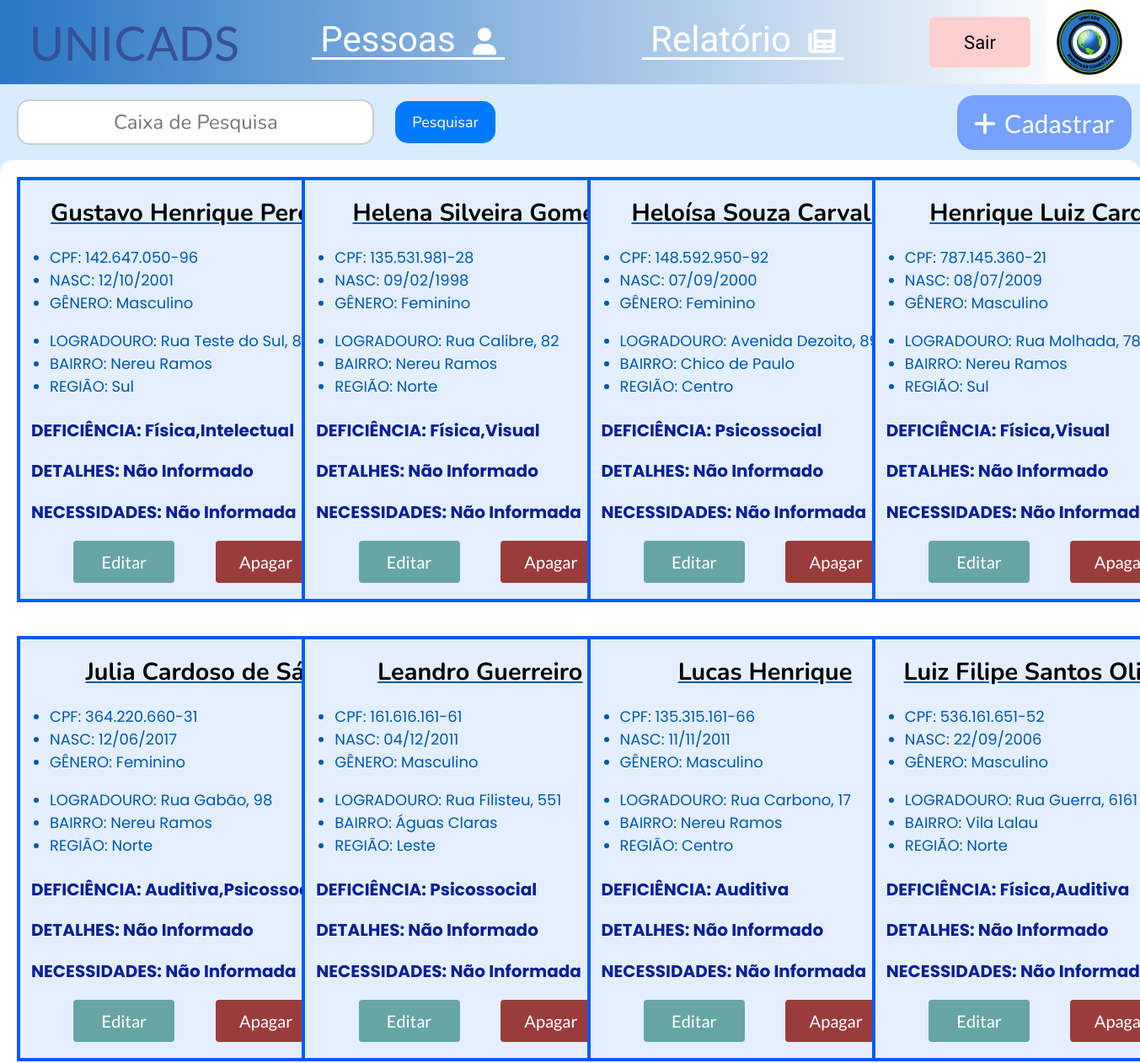
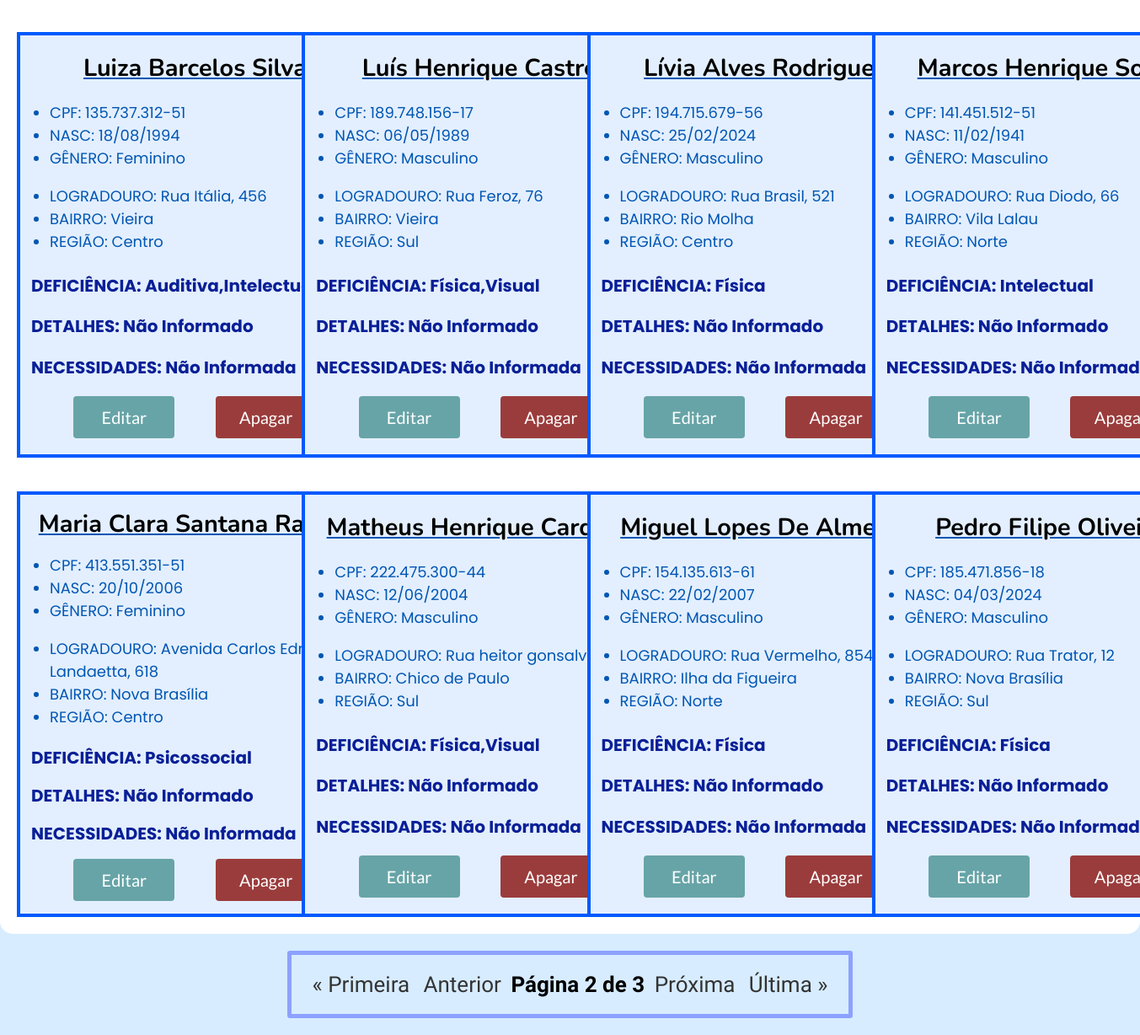
The app's page /pessoas/?pagina=2 (signed in) with its own data (2 pictures, top to bottom).
### base/models.py (models this page shows, shortened)
class Pessoa(models.Model):
    nome =  models.CharField(max_length=200, blank=False, null=False)
    cpf = models.CharField(max_length=20)
    data_nasc = models.DateField()
    genero = models.CharField(
        max_length=10,
        choices=[
        ('Masculino', 'Masculino'),
        ('Feminino', 'Feminino'),
    ],
        default='Não informado',
    )
    endereco = models.ForeignKey(Endereco, on_delete=models.SET_NULL, null=True, default=None)
    deficiencias = models.CharField(max_length=100,default='')
    detalhes = models.CharField(max_length=300, default='Não Fornecido')
    necessidades = models.CharField(max_length=300, default='Não Fornecida')

class Endereco(models.Model):
    BAIRROS_CHOICES = [
        ('Água Verde', 'Água Verde'),
        ('Águas Claras', 'Águas Claras'),
        ('Amizade', 'Amizade'),
        ('Barra do Rio Cerro', 'Barra do Rio Cerro'),
        ('Barra do Rio Molha', 'Barra do Rio Molha'),
        ('Boa Vista', 'Boa Vista'),
        ('Braço Ribeirão Cavalo', 'Braço Ribeirão Cavalo'),
        ('Centenário', 'Centenário'),
        ('Centro', 'Centro'),
        ('Chico de Paulo', 'Chico de Paulo'),
        ('Czerniewicz', 'Czerniewicz'),
        ('Estrada Nova', 'Estrada Nova'),
        ('Ilha da Figueira', 'Ilha da Figueira'),
        ('Jaraguá 84', 'Jaraguá 84'),
        ('Jaraguá 99', 'Jaraguá 99'),
        ('Jaraguá Esquerdo', 'Jaraguá Esquerdo'),
        ('João Pessoa', 'João Pessoa'),
        ('Nereu Ramos', 'Nereu Ramos'),
        ('Nova Brasília', 'Nova Brasília'),
        ('Parque Malwee', 'Parque Malwee'),
        ('Rau', 'Rau'),
        ('Ribeirão Cavalo', 'Ribeirão Cavalo'),
        ('Rio Cerro I', 'Rio Cerro I'),
        ('Rio Cerro II', 'Rio Cerro II'),
        ('Rio da Luz', 'Rio da Luz'),
        ('Rio Molha', 'Rio Molha'),
        ('Santa Luzia', 'Santa Luzia'),
        ('Santo Antônio', 'Santo Antônio'),
        ('São Luís', 'São Luís'),
        ('Tifa Martins', 'Tifa Martins'),
        ('Tifa Monos', 'Tifa Monos'),
        ('Três Rios do Norte', 'Três Rios do Norte'),
        ('Três Rios do Sul', 'Três Rios do Sul'),
        ('Vieira', 'Vieira'),
        ('Vila Baependi', 'Vila Baependi'),
        ('Vila Lalau', 'Vila Lalau'),
        ('Vila Lenzi', 'Vila Lenzi'),
        ('Vila Nova', 'Vila Nova'),
    ]
    logradouro = models.CharField(max_length=200)
    bairro = models.CharField(max_length=100,
                                choices=BAIRROS_CHOICES, default='Não Informado')
    regiao = models.CharField(max_length=100)

### base/views.py (the view, shortened to what this page needs)
# urls.py: path('pessoas/', views.pessoas, name='pessoas'),
@login_required(login_url="login/")
def pessoas(request):
    pessoas_list = Pessoa.objects.all().order_by('nome')
    pesquisa = request.GET.get('pesquisa')
    paginator = Paginator(pessoas_list, 16)
    pagina = request.GET.get('pagina')
    try:
        pessoas = paginator.page(pagina)
    except PageNotAnInteger:
        pessoas = paginator.page(1)
    except EmptyPage:
        pessoas = paginator.page(paginator.num_pages)
    for pessoa in pessoas:
        data_nasc_formatada = pessoa.data_nasc.strftime('%d/%m/%Y')
        pessoa.data_nasc = datetime.strptime(data_nasc_formatada, '%d/%m/%Y')
    return render(request, 'pessoas.html', {'pessoas': pessoas})

### base/templates/pessoas.html (shortened to what this page needs)
{% extends "base.html" %}
{% load static %}
{% block css %}
{% static 'css/pessoas.css' %}
{% endblock %}
{% block conteudo %}
<link rel="stylesheet" href="https://cdnjs.cloudflare.com/ajax/libs/font-awesome/6.0.0-beta3/css/all.min.css" />
<main>
  <div class="cima">
    <form method="get" class="caixa-de-pesquisa">
      <div class="caixa">
        <input type="text" name="pesquisa" id="id_pesquisa" autocomplete="off" placeholder="Caixa de Pesquisa" />
      </div>
      <div class="botao">
        <button type="submit" class="btn">Pesquisar</button>
      </div>
    </form>
    <div class="cadastrar">
      <form action="{% url 'cadastro' %}">
        <button class="cadastro" type="submit">
          <i class="fas fa-plus"></i>Cadastrar
        </button>
      </form>
    </div>
  </div>
  <div class="conteudo">
    {% for pessoa in pessoas %}
    <div class="pessoa">
      <h1 class="nome">{{ pessoa.nome }}</h1>
      <ul>
        <li>CPF: {{ pessoa.cpf }}</li>
        <li>NASC: {{ pessoa.data_nasc|date:"d/m/Y" }}</li>
        {% if pessoa.genero == 'Masculino' %}
        <li>GÊNERO: Masculino</li>
        {% else %}
        <li>GÊNERO: Feminino</li>
        {% endif %}
        <br />
        <li>LOGRADOURO: {{ pessoa.endereco.logradouro }}</li>
        <li>BAIRRO: {{ pessoa.endereco.bairro }}</li>
        <li>REGIÃO: {{ pessoa.endereco.regiao }}</li>
      </ul>
      <p class="deficiencia">DEFICIÊNCIA: {{ pessoa.deficiencias }}</p>
      {% if pessoa.detalhes %}
      <p class="detalhes">DETALHES: {{ pessoa.detalhes }}</p>
      {% else %}
      <p class="detalhes">DETALHES: Não Informado</p>
      {% endif %} {% if pessoa.necessidades %}
      <p class="necessidades">NECESSIDADES: {{ pessoa.necessidades }}</p>
      {% else %}
      <p class="necessidades">NECESSIDADES: Não Informada</p>
      {% endif %}
      <div class="botoes">
        <form method="GET" action="{% url 'editar' pessoa.id %}">
          <button class="editar">Editar</button>
        </form>
        <form method="POST" action="{% url 'apagar' pessoa.id %}">
          <button type="submit" onclick="return confirm('Tem certeza que deseja apagar esta pessoa?')" class="apagar">
            Apagar
          </button>
        </form>
      </div>
    </div>
    {% endfor %}
  </div>
  <div class="paginas">
    <span class="links">
      {% if pessoas.has_previous %}
      <a href="?pagina=1">&laquo; Primeira</a>
      <a href="?pagina={{ pessoas.previous_page_number }}">Anterior</a>
      {% endif %}
      <span class="atual">
        Página {{ pessoas.number }} de {{ pessoas.paginator.num_pages }}
      </span>
      {% if pessoas.has_next %}
      <a href="?pagina={{ pessoas.next_page_number }}">Próxima</a>
      <a href="?pagina={{ pessoas.paginator.num_pages }}">Última &raquo;</a>
      {% endif %}
    </span>
  </div>
</main>
{% endblock %}

### static/css/pessoas.css (style rules this page uses)
main { display: flex; flex-direction: column; align-items: center; }
.cima { width: 97%; display: flex; align-items: center; justify-content: space-between; margin-top: 10px; }
.cadastro { width: 100%; padding: 15px; height: 65px; margin-left: 10px; font-size: 30px; font-family: 'Lato'; background-color: rgb(117, 161, 255); color: #fff; border: none; border-radius: 20px; cursor: pointer; transition: background 0.3s ease; }
.cadastro i { margin-right: 10px; }
.caixa-de-pesquisa { width: fit-content; height: 70px; margin-right: 30px; display: flex; align-items: center; justify-content: flex-end; }
.caixa { display: flex; justify-content: center; align-items: center; margin-right: 15px; }
.caixa input[type="text"] { text-align: center; height: 30px; width: 400px; padding: 10px; border: 2px solid #ccc; border-radius: 15px; font-size: 24px; font-family: 'Nunito'; outline: none; }
.botao button { height: 50px; margin-left: 10px; padding: 0 20px; background-color: #007bff; color: #fff; border: none; border-radius: 15px; font-size: 18px; font-family: 'Nunito'; cursor: pointer; transition: background-color 0.3s ease; }
.conteudo { display: grid; grid-template-rows: repeat(4, minmax(0, 1fr)); grid-template-columns: repeat(4, minmax(0, 1fr)); margin-top: 10px; width: fit-content; background-color: #ffffff; border-radius: 15px; }
.pessoa { display: flex; flex-direction: column; justify-content: space-evenly; margin: 20px; padding: 15px; min-width: 385px; max-width: 385px; min-height: 200px; background-color: #e3efff; border: 4px solid rgb(0, 89, 255); }
.pessoa h1 { word-wrap: break-word; text-align: center; margin-bottom: 0px; margin-top: 0px; text-decoration: #0056b3 underline; font-family: 'Nunito'; font-size: 180%; }
.pessoa li { margin-left: -20px; font-size: 18px; font-family: 'Poppins'; color: #0056b3; }
.pessoa ul { margin-bottom: 0px; }
.deficiencia, .necessidades, .detalhes { word-wrap: break-word; margin-top: 20px; margin-left: -2px; margin-bottom: -5px; font-size: 20px; font-weight: bold; text-justify: auto; font-family: 'Poppins'; color: rgb(9, 31, 151); }
.botoes { display: flex; justify-content: space-evenly; align-content: center; }
.editar, .apagar { margin-top: 20px; width: 120px; height: 50px; font-family: 'Lato'; font-size: 20px; color: #fff; border: none; border-radius: 4px; cursor: pointer; transition: background 0.3s ease; }
.editar { background-color: rgb(103, 164, 167); }
.apagar { background-color: rgb(155, 60, 60); }
.paginas { padding: 20px; text-align: center; }
.links { display: inline-block; border: 5px solid #8da1ff; padding: 20px; border-radius: 3px; font-family: 'Quicksand'; font-size: 26px; }
.links a { padding: 5px; color: #333; text-decoration: none; border-radius: 10px; transition: all 0.5s ease; }
.atual { font-weight: bold; }

### base/templates/base.html (style rules this page uses)
body { margin: 0; padding: 0; min-height: 900px; min-width: fit-content; background-color: rgb(215, 236, 255); }

### records on screen
Pessoa: nome "Gustavo Henrique Pereira", cpf "142.647.050-96", data_nasc "12/10/2001", genero "GÊNERO: Masculino", endereco.logradouro "Rua Teste do Sul, 899", endereco.bairro "Nereu Ramos", endereco.regiao "Sul", deficiencias "Física,Intelectual", detalhes "DETALHES: Não Informado", necessidades "NECESSIDADES: Não Informada"
Pessoa: nome "Helena Silveira Gomes", cpf "135.531.981-28", data_nasc "09/02/1998", genero "GÊNERO: Feminino", endereco.logradouro "Rua Calibre, 82", endereco.bairro "Nereu Ramos", endereco.regiao "Norte", deficiencias "Física,Visual", detalhes "DETALHES: Não Informado", necessidades "NECESSIDADES: Não Informada"
Pessoa: nome "Heloísa Souza Carvalho", cpf "148.592.950-92", data_nasc "07/09/2000", genero "GÊNERO: Feminino", endereco.logradouro "Avenida Dezoito, 892", endereco.bairro "Chico de Paulo", endereco.regiao "Centro", deficiencias "Psicossocial", detalhes "DETALHES: Não Informado", necessidades "NECESSIDADES: Não Informada"
Pessoa: nome "Henrique Luiz…", cpf "787.145.360-21", data_nasc "08/07/2009", genero "GÊNERO: Masculino", endereco.logradouro "Rua Molhada, 78", endereco.bairro "Nereu Ramos", endereco.regiao "Sul", deficiencias "Física,Visual", detalhes "DETALHES: Não Informado", necessidades "NECESSIDADES: Não…"
Pessoa: nome "Julia Cardoso de Sá", cpf "364.220.660-31", data_nasc "12/06/2017", genero "GÊNERO: Feminino", endereco.logradouro "Rua Gabão, 98", endereco.bairro "Nereu Ramos", endereco.regiao "Norte", deficiencias "Auditiva,Psicossocial", detalhes "DETALHES: Não Informado", necessidades "NECESSIDADES: Não Informada"
Pessoa: nome "Leandro Guerreiro", cpf "161.616.161-61", data_nasc "04/12/2011", genero "GÊNERO: Masculino", endereco.logradouro "Rua Filisteu, 551", endereco.bairro "Águas Claras", endereco.regiao "Leste", deficiencias "Psicossocial", detalhes "DETALHES: Não Informado", necessidades "NECESSIDADES: Não Informada"
Pessoa: nome "Lucas Henrique", cpf "135.315.161-66", data_nasc "11/11/2011", genero "GÊNERO: Masculino", endereco.logradouro "Rua Carbono, 17", endereco.bairro "Nereu Ramos", endereco.regiao "Centro", deficiencias "Auditiva", detalhes "DETALHES: Não Informado", necessidades "NECESSIDADES: Não Informada"
Pessoa: nome "Luiz Filipe Santos…", cpf "536.161.651-52", data_nasc "22/09/2006", genero "GÊNERO: Masculino", endereco.logradouro "Rua Guerra, 6161", endereco.bairro "Vila Lalau", endereco.regiao "Norte", deficiencias "Física,Auditiva", detalhes "DETALHES: Não Informado", necessidades "NECESSIDADES: Não…"
Pessoa: nome "Luiza Barcelos Silva", cpf "135.737.312-51", data_nasc "18/08/1994", genero "GÊNERO: Feminino", endereco.logradouro "Rua Itália, 456", endereco.bairro "Vieira", endereco.regiao "Centro", deficiencias "Auditiva,Intelectual", detalhes "DETALHES: Não Informado", necessidades "NECESSIDADES: Não Informada"
Pessoa: nome "Luís Henrique Castro", cpf "189.748.156-17", data_nasc "06/05/1989", genero "GÊNERO: Masculino", endereco.logradouro "Rua Feroz, 76", endereco.bairro "Vieira", endereco.regiao "Sul", deficiencias "Física,Visual", detalhes "DETALHES: Não Informado", necessidades "NECESSIDADES: Não Informada"
Pessoa: nome "Lívia Alves Rodrigues", cpf "194.715.679-56", data_nasc "25/02/2024", genero "GÊNERO: Masculino", endereco.logradouro "Rua Brasil, 521", endereco.bairro "Rio Molha", endereco.regiao "Centro", deficiencias "Física", detalhes "DETALHES: Não Informado", necessidades "NECESSIDADES: Não Informada"
Pessoa: nome "Marcos Henrique…", cpf "141.451.512-51", data_nasc "11/02/1941", genero "GÊNERO: Masculino", endereco.logradouro "Rua Diodo, 66", endereco.bairro "Vila Lalau", endereco.regiao "Norte", deficiencias "Intelectual", detalhes "DETALHES: Não Informado", necessidades "NECESSIDADES: Não…"
Pessoa: nome "Maria Clara Santana Ramos", cpf "413.551.351-51", data_nasc "20/10/2006", genero "GÊNERO: Feminino", endereco.logradouro "Avenida Carlos Edmundo Landaetta, 618", endereco.bairro "Nova Brasília", endereco.regiao "Centro", deficiencias "Psicossocial", detalhes "DETALHES: Não Informado", necessidades "NECESSIDADES: Não Informada"
Pessoa: nome "Matheus Henrique Cardoso", cpf "222.475.300-44", data_nasc "12/06/2004", genero "GÊNERO: Masculino", endereco.logradouro "Rua heitor gonsalves, 455", endereco.bairro "Chico de Paulo", endereco.regiao "Sul", deficiencias "Física,Visual", detalhes "DETALHES: Não Informado", necessidades "NECESSIDADES: Não Informada"
Pessoa: nome "Miguel Lopes De Almeida", cpf "154.135.613-61", data_nasc "22/02/2007", genero "GÊNERO: Masculino", endereco.logradouro "Rua Vermelho, 854", endereco.bairro "Ilha da Figueira", endereco.regiao "Norte", deficiencias "Física", detalhes "DETALHES: Não Informado", necessidades "NECESSIDADES: Não Informada"
Pessoa: nome "Pedro Filipe…", cpf "185.471.856-18", data_nasc "04/03/2024", genero "GÊNERO: Masculino", endereco.logradouro "Rua Trator, 12", endereco.bairro "Nova Brasília", endereco.regiao "Sul", deficiencias "Física", detalhes "DETALHES: Não Informado", necessidades "NECESSIDADES: Não…"

### other values on screen
{{ pessoas.number }} "2"
{{ pessoas.paginator.num_pages }} "3"
